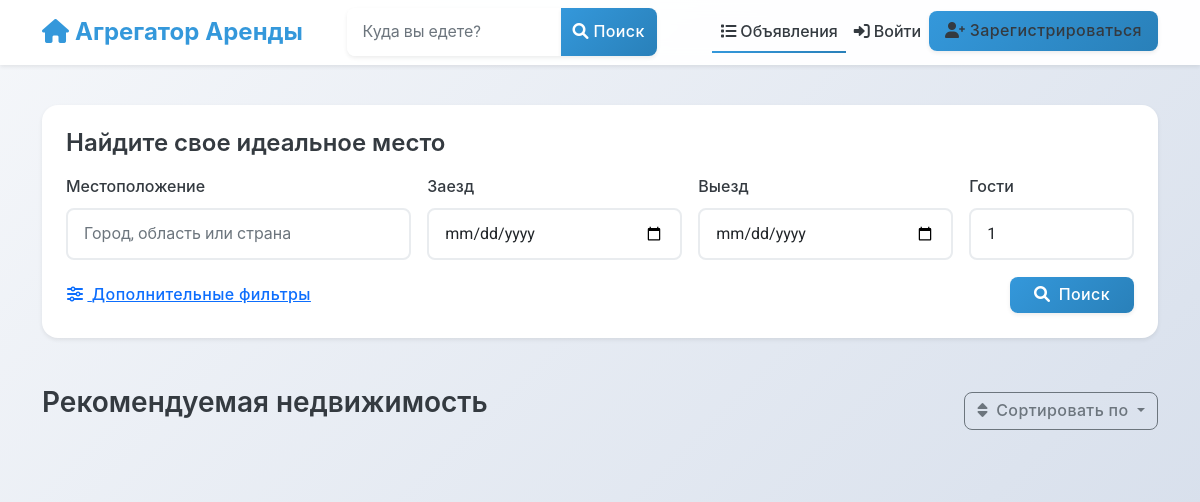
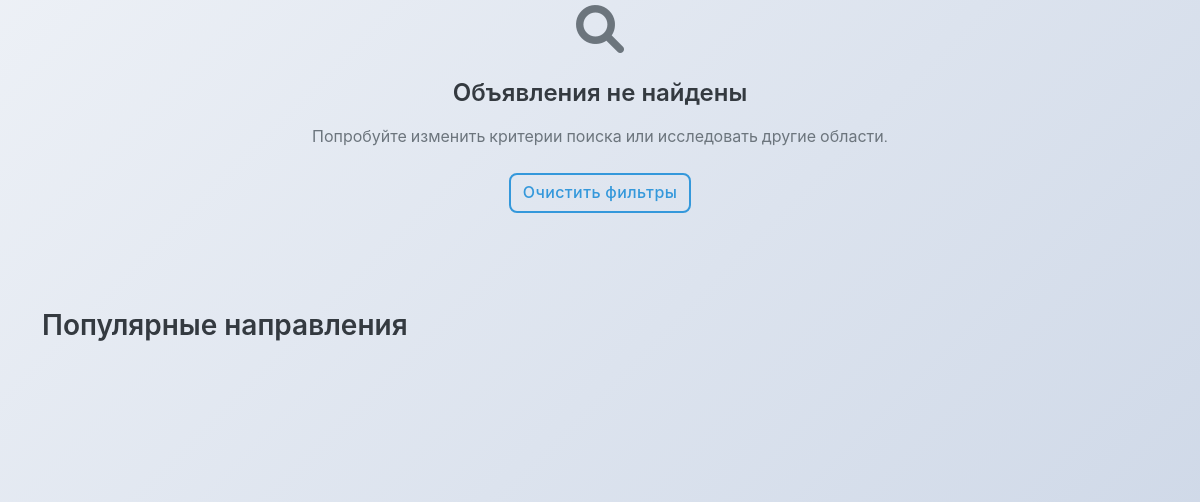
The page /listings/ (upper part) on the database as committed earlier (2 pictures, top to bottom).
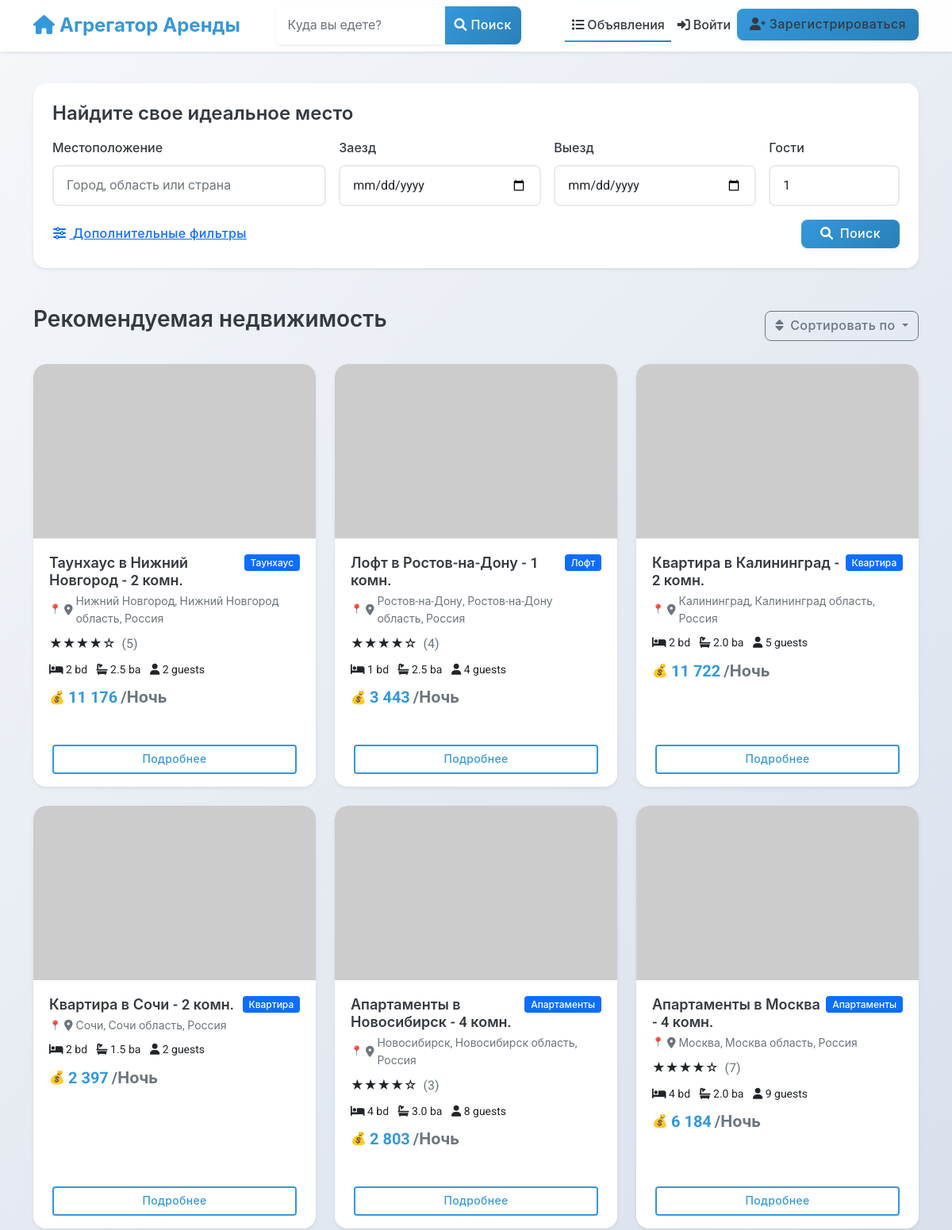
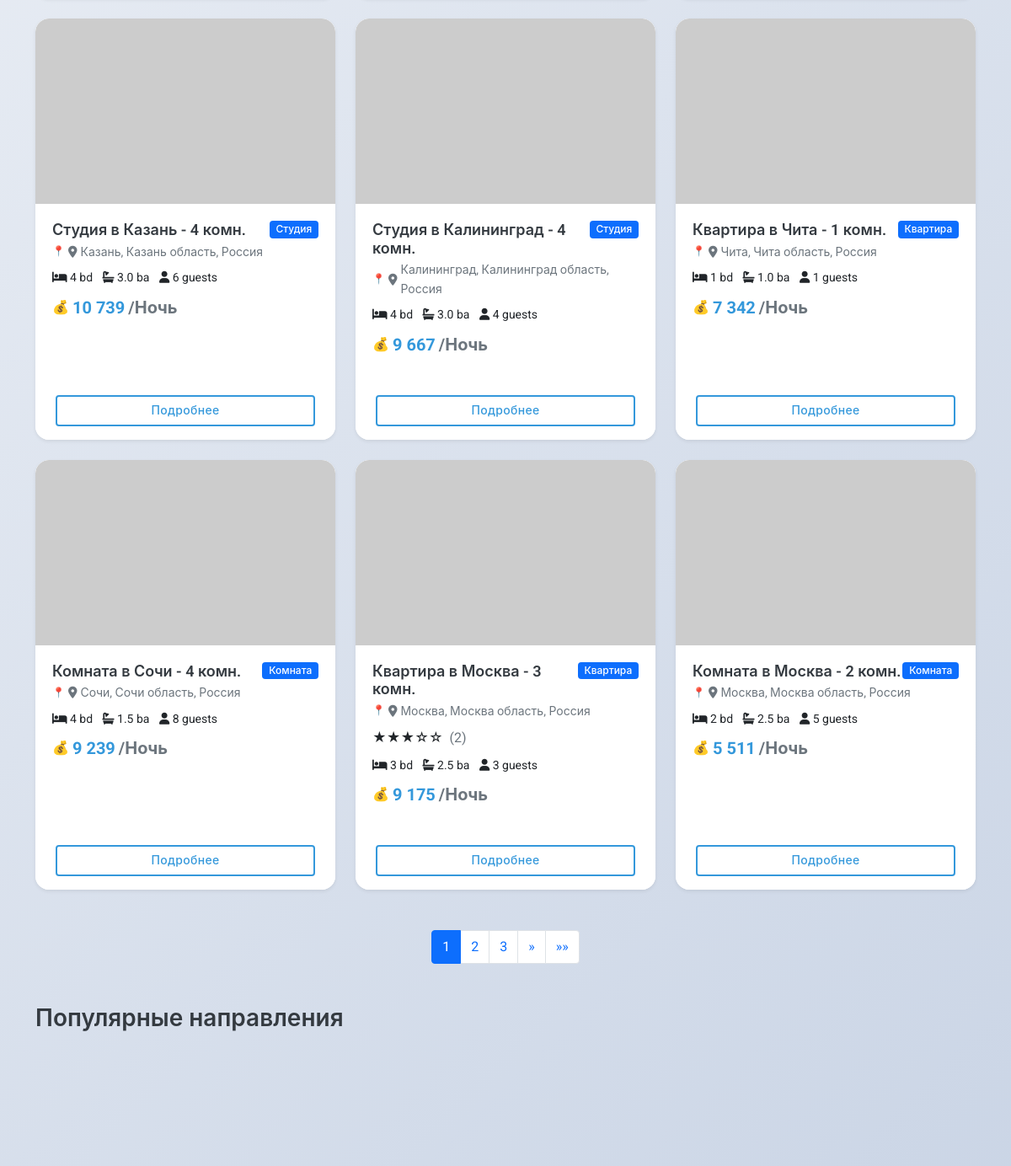
The same page on the database as committed later (2 pictures, top to bottom).
### listings/models.py (models this page shows, shortened)
class Listing(models.Model):
    title = models.CharField(_("Title"), max_length=100)
    description = models.TextField(_("Description"))
    address = models.CharField(_("Address"), max_length=255)
    city = models.CharField(_("City"), max_length=100)
    state = models.CharField(_("State/Province"), max_length=100)
    country = models.CharField(_("Country"), max_length=100)
    zip_code = models.CharField(_("ZIP/Postal Code"), max_length=20)
    latitude = models.DecimalField(_("Latitude"), max_digits=10, decimal_places=7, null=True, blank=True)
    longitude = models.DecimalField(_("Longitude"), max_digits=10, decimal_places=7, null=True, blank=True)
    price_per_night = models.DecimalField(_("Price per night"), max_digits=10, decimal_places=2)
    cleaning_fee = models.DecimalField(_("Cleaning fee"), max_digits=10, decimal_places=2, default=0)
    service_fee = models.DecimalField(_("Service fee"), max_digits=10, decimal_places=2, default=0)
    bedrooms = models.PositiveSmallIntegerField(_("Bedrooms"))
    bathrooms = models.DecimalField(_("Bathrooms"), max_digits=3, decimal_places=1)
    accommodates = models.PositiveSmallIntegerField(_("Accommodates"))
    property_type = models.CharField(_("Property type"), max_length=50)
    image_urls = models.JSONField(_("Image URLs"), default=list, null=True, blank=True)
    verification_video = models.FileField(
        _("Verification Video"),
        upload_to='verification_videos/',
        null=True,
        blank=True,
        help_text=_("Video proof of property compliance (max 250MB, for moderation only)")
    )
    amenities = models.JSONField(_("Amenities"), default=list)
    house_rules = models.TextField(_("House rules"), blank=True)
    check_in_time = models.TimeField(_("Check-in time"), null=True, blank=True)
    check_out_time = models.TimeField(_("Check-out time"), null=True, blank=True)
    minimum_nights = models.PositiveSmallIntegerField(_("Minimum nights"), default=1)
    maximum_nights = models.PositiveSmallIntegerField(_("Maximum nights"), default=30)
    is_active = models.BooleanField(_("Is active"), default=True)
    is_approved = models.BooleanField(_("Is approved"), default=False)
    host = models.ForeignKey(
        settings.AUTH_USER_MODEL,
        on_delete=models.CASCADE,
        related_name='listings'
    )
    created_at = models.DateTimeField(_("Created at"), auto_now_add=True)
    updated_at = models.DateTimeField(_("Updated at"), auto_now=True)
    class Meta:
        verbose_name = _("Listing")
        verbose_name_plural = _("Listings")
        ordering = ['-created_at', '-id']
        ordering = ['-created_at']
    @property
    def main_image_url(self):
        main_image = self.images.filter(is_main=True).first()
        if main_image:
            return main_image.image.url
        first_image = self.images.first()
        if first_image:
            return first_image.image.url
        if self.image_urls and len(self.image_urls) > 0:
            return self.image_urls[0]
        return "https://via.placeholder.com/800x600.png?text=No+Image+Available"

### listings/views.py (the view, shortened to what this page needs)
# urls.py: path('', views.ListingListView.as_view(), name='listing_list'),
class ListingListView(ListView):
    model = Listing
    template_name = 'listings/listing_list.html'
    context_object_name = 'listings'
    paginate_by = 12
    def get_queryset(self):
        queryset = Listing.objects.filter(
            is_active=True,
            is_approved=True
        ).filter(
            Q(approval_record__status='approved') | Q(approval_record__isnull=True)
        )
        form = ListingSearchForm(self.request.GET)
        if form.is_valid():
            location = form.cleaned_data.get('location')
            if location:
                queryset = queryset.filter(
                    Q(city__icontains=location) |
                    Q(state__icontains=location) |
                    Q(country__icontains=location)
                )
            check_in = form.cleaned_data.get('check_in')
            check_out = form.cleaned_data.get('check_out')
            if check_in and check_out:
                overlapping_bookings = Booking.objects.filter(
                    Q(start_date__lte=check_out, end_date__gte=check_in),
                    status__in=['confirmed', 'pending']
                ).values_list('listing_id', flat=True)
                queryset = queryset.exclude(id__in=overlapping_bookings)
            guests = form.cleaned_data.get('guests')
            if guests:
                queryset = queryset.filter(accommodates__gte=guests)
            min_price = form.cleaned_data.get('min_price')
            if min_price:
                queryset = queryset.filter(price_per_night__gte=min_price)
            max_price = form.cleaned_data.get('max_price')
            if max_price:
                queryset = queryset.filter(price_per_night__lte=max_price)
            property_type = form.cleaned_data.get('property_type')
            if property_type:
                queryset = queryset.filter(property_type=property_type)
            bedrooms = form.cleaned_data.get('bedrooms')
            if bedrooms:
                queryset = queryset.filter(bedrooms__gte=bedrooms)
            bathrooms = form.cleaned_data.get('bathrooms')
            if bathrooms:
                queryset = queryset.filter(bathrooms__gte=bathrooms)
        queryset = queryset.annotate(
            avg_rating=Avg('reviews__rating'),
            review_count=Count('reviews')
        )
        sort_by = self.request.GET.get('sort')
        if sort_by == 'price_asc':
            queryset = queryset.order_by('price_per_night')
        elif sort_by == 'price_desc':
            queryset = queryset.order_by('-price_per_night')
        elif sort_by == 'rating':
            queryset = queryset.order_by('-avg_rating', '-review_count')
        elif sort_by == 'newest':
            queryset = queryset.order_by('-created_at')
        else:
            queryset = queryset.order_by('-created_at')
        return queryset
    def get_context_data(self, **kwargs):
        context = super().get_context_data(**kwargs)
        context['form'] = ListingSearchForm(self.request.GET)
        context['popular_destinations'] = self.get_popular_destinations()
        return context
    def get_popular_destinations(self):
        from datetime import timedelta
        from django.utils import timezone
        from django.db.models import Count, Q
        last_month = timezone.now() - timedelta(days=30)
        popular_cities = Booking.objects.filter(
            created_at__gte=last_month,
            status__in=['confirmed', 'completed']
        ).values(
            'listing__city', 'listing__state', 'listing__country'
        ).annotate(
            booking_count=Count('id'),
            city_name=F('listing__city'),
            state_name=F('listing__state'),
            country_name=F('listing__country')
        ).filter(
            booking_count__gt=0
        ).order_by('-booking_count')[:8]
        destinations_with_images = []
        default_images = [
            "https://images.unsplash.com/photo-1571896349842-33c89424de2d?ixlib=rb-4.0.3&auto=format&fit=crop&w=800&q=80",
            "https://images.unsplash.com/photo-1551698618-1dfe5d97d256?ixlib=rb-4.0.3&auto=format&fit=crop&w=800&q=80",
            "https://images.unsplash.com/photo-1549144511-f099e773c147?ixlib=rb-4.0.3&auto=format&fit=crop&w=800&q=80",
            "https://images.unsplash.com/photo-1581833971358-2c8b550f87b3?ixlib=rb-4.0.3&auto=format&fit=crop&w=800&q=80",
            "https://images.unsplash.com/photo-1520637836862-4d197d17c90a?ixlib=rb-4.0.3&auto=format&fit=crop&w=800&q=80",
            "https://images.unsplash.com/photo-1506905925346-21bda4d32df4?ixlib=rb-4.0.3&auto=format&fit=crop&w=800&q=80",
            "https://images.unsplash.com/photo-1519302959554-a75be0afc82a?ixlib=rb-4.0.3&auto=format&fit=crop&w=800&q=80",
            "https://images.unsplash.com/photo-1542640244-b5d31b9c4d06?ixlib=rb-4.0.3&auto=format&fit=crop&w=800&q=80"
        ]
        for idx, city_data in enumerate(popular_cities):
            destinations_with_images.append({
                'city': city_data['city_name'],
                'state': city_data['state_name'],
                'country': city_data['country_name'],
                'booking_count': city_data['booking_count'],
                'image': default_images[idx % len(default_images)]
            })
        return destinations_with_images

### listings/templatetags/listing_extras.py (called while the page is built)
@register.filter
def star_rating(rating):
    if not rating:
        return ""
    full_stars = int(rating)
    half_star = 1 if rating - full_stars >= 0.5 else 0
    empty_stars = 5 - full_stars - half_star
    stars = "★" * full_stars + "☆" * half_star + "☆" * empty_stars
    return mark_safe(stars)

@register.filter
def currency(value):
    try:
        return f"{int(float(value)):,}".replace(",", " ")
    except (ValueError, TypeError):
        return value

### listings/templates/listings/listing_list.html (shortened to what the changed rows need)
{% extends 'base.html' %}
{% load static %}
{% load listing_extras %}
{% block content %}
<div class="container">
    <section class="mb-5">
        {% if listings %}
            <div class="row row-cols-1 row-cols-md-2 row-cols-lg-3 g-4">
                {% for listing in listings %}
                <div class="col">
                    <div class="card h-100 shadow-sm listing-card">
                        <a href="{% url 'listings:listing_detail' pk=listing.id %}" class="text-decoration-none">
                            <img src="{{ listing.main_image_url }}" class="card-img-top" alt="{{ listing.title }}">
                        </a>
                        <div class="card-body">
                            <div class="d-flex justify-content-between align-items-start">
                                <h5 class="card-title mb-1">{{ listing.title }}</h5>
                                <span class="badge bg-primary">{{ listing.property_type|title }}</span>
                            </div>
                            <p class="listing-location text-muted mb-2">
                                <i class="fas fa-map-marker-alt"></i> {{ listing.city }}, {{ listing.state }}, {{ listing.country }}
                            </p>
                            {% if listing.avg_rating %}
                            <div class="mb-2">
                                {{ listing.avg_rating|star_rating }}
                                <span class="text-muted ms-1">({{ listing.review_count }})</span>
                            </div>
                            {% endif %}
                            <div class="mb-2 amenities">
                                <span class="me-2"><i class="fas fa-bed"></i> {{ listing.bedrooms }} bd</span>
                                <span class="me-2"><i class="fas fa-bath"></i> {{ listing.bathrooms }} ba</span>
                                <span><i class="fas fa-user"></i> {{ listing.accommodates }} guests</span>
                            </div>
                            <p class="listing-price card-text">{{ listing.price_per_night|currency }} <span class="text-muted">/Ночь</span></p>
                        </div>
                        <div class="card-footer bg-white border-top-0">
                            <a href="{% url 'listings:listing_detail' pk=listing.id %}" class="btn btn-sm btn-outline-primary w-100">
                                Подробнее
                            </a>
                        </div>
                    </div>
                </div>
                {% endfor %}
            </div>
            {% if is_paginated %}
            <nav aria-label="Page navigation" class="mt-5">
                <ul class="pagination justify-content-center">
                    {% for num in page_obj.paginator.page_range %}
                        {% if page_obj.number == num %}
                            <li class="page-item active"><a class="page-link" href="#">{{ num }}</a></li>
                        {% elif num > page_obj.number|add:'-3' and num < page_obj.number|add:'3' %}
                            <li class="page-item">
                                <a class="page-link" href="?{% for key, value in request.GET.items %}{% if key != 'page' %}{{ key }}={{ value }}&{% endif %}{% endfor %}page={{ num }}">{{ num }}</a>
                            </li>
                        {% endif %}
                    {% endfor %}
                    {% if page_obj.has_next %}
                    <li class="page-item">
                        <a class="page-link" href="?{% for key, value in request.GET.items %}{% if key != 'page' %}{{ key }}={{ value }}&{% endif %}{% endfor %}page={{ page_obj.next_page_number }}" aria-label="Next">
                            <span aria-hidden="true">&raquo;</span>
                        </a>
                    </li>
                    <li class="page-item">
                        <a class="page-link" href="?{% for key, value in request.GET.items %}{% if key != 'page' %}{{ key }}={{ value }}&{% endif %}{% endfor %}page={{ page_obj.paginator.num_pages }}" aria-label="Last">
                            <span aria-hidden="true">&raquo;&raquo;</span>
                        </a>
                    </li>
                    {% endif %}
                </ul>
            </nav>
            {% endif %}
        {% else %}
            <div class="text-center py-5">
                <div class="mb-4">
                    <i class="fas fa-search fa-3x text-muted"></i>
                </div>
                <h4>Объявления не найдены</h4>
                <p class="text-muted">Попробуйте изменить критерии поиска или исследовать другие области.</p>
                <a href="{% url 'listings:listing_list' %}" class="btn btn-outline-primary mt-2">
                    Очистить фильтры
                </a>
            </div>
        {% endif %}
    </section>
</div>
{% endblock %}

Rows that differ between the two databases and show on the page:
now on this page (row unchanged): Listing: title "Таунхаус в Нижний Новгород - 2 комн.", property_type "Таунхаус", city "Нижний Новгород", state "Нижний Новгород область", country "Россия", avg_rating|star_rating "★★★★☆", review_count "5", bedrooms "2", bathrooms "2.5", accommodates "2", price_per_night "11 176"
now on this page (row unchanged): Listing: title "Лофт в Ростов-на-Дону - 1 комн.", property_type "Лофт", city "Ростов-на-Дону", state "Ростов-на-Дону область", country "Россия", avg_rating|star_rating "★★★★☆", review_count "4", bedrooms "1", bathrooms "2.5", accommodates "4", price_per_night "3 443"
now on this page (row edited): Listing: title "Квартира в Калининград - 2 комн.", property_type "Квартира", city "Калининград", state "Калининград область", country "Россия", bedrooms "2", bathrooms "2.0", accommodates "5", price_per_night "11 722"
now on this page (row edited): Listing: title "Квартира в Сочи - 2 комн.", property_type "Квартира", city "Сочи", state "Сочи область", country "Россия", bedrooms "2", bathrooms "1.5", accommodates "2", price_per_night "2 397"
now on this page (row unchanged): Listing: title "Апартаменты в Новосибирск - 4 комн.", property_type "Апартаменты", city "Новосибирск", state "Новосибирск область", country "Россия", avg_rating|star_rating "★★★★☆", review_count "3", bedrooms "4", bathrooms "3.0", accommodates "8", price_per_night "2 803"
now on this page (row unchanged): Listing: title "Апартаменты в Москва - 4 комн.", property_type "Апартаменты", city "Москва", state "Москва область", country "Россия", avg_rating|star_rating "★★★★☆", review_count "7", bedrooms "4", bathrooms "2.0", accommodates "9", price_per_night "6 184"
now on this page (row edited): Listing: title "Студия в Казань - 4 комн.", property_type "Студия", city "Казань", state "Казань область", country "Россия", bedrooms "4", bathrooms "3.0", accommodates "6", price_per_night "10 739"
now on this page (row edited): Listing: title "Студия в Калининград - 4 комн.", property_type "Студия", city "Калининград", state "Калининград область", country "Россия", bedrooms "4", bathrooms "3.0", accommodates "4", price_per_night "9 667"
now on this page (row edited): Listing: title "Квартира в Чита - 1 комн.", property_type "Квартира", city "Чита", state "Чита область", country "Россия", bedrooms "1", bathrooms "1.0", accommodates "1", price_per_night "7 342"
now on this page (row edited): Listing: title "Комната в Сочи - 4 комн.", property_type "Комната", city "Сочи", state "Сочи область", country "Россия", bedrooms "4", bathrooms "1.5", accommodates "8", price_per_night "9 239"
now on this page (row unchanged): Listing: title "Квартира в Москва - 3 комн.", property_type "Квартира", city "Москва", state "Москва область", country "Россия", avg_rating|star_rating "★★★☆☆", review_count "2", bedrooms "3", bathrooms "2.5", accommodates "3", price_per_night "9 175"
now on this page (row edited): Listing: title "Комната в Москва - 2 комн.", property_type "Комната", city "Москва", state "Москва область", country "Россия", bedrooms "2", bathrooms "2.5", accommodates "5", price_per_night "5 511"
Other text that changed with them:
new list line: "1"
new list line: "2"
new list line: "3"
text no longer shown: "Объявления не найдены Попробуйте изменить критерии поиска или исследовать другие области. Очистить фильтры"
